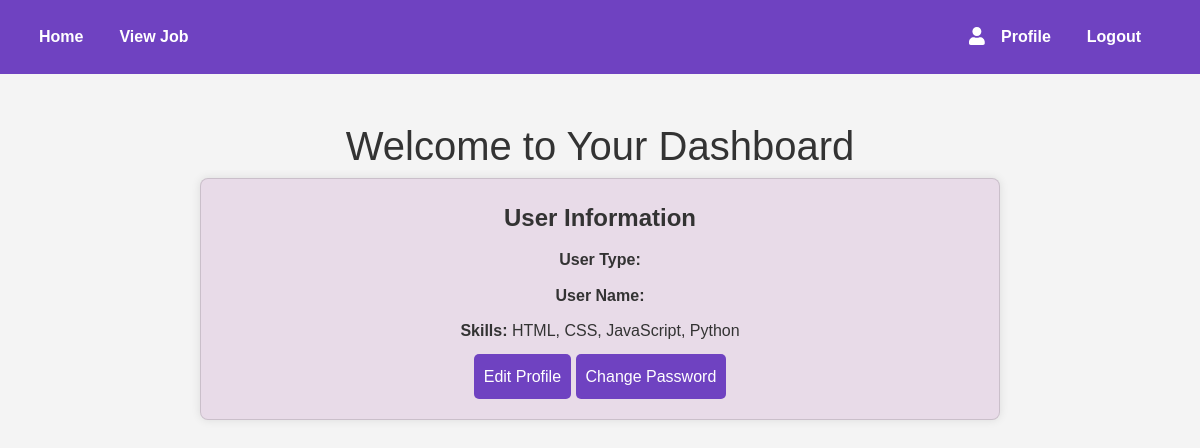
Before: /profilePage (signed in) with the older database file.
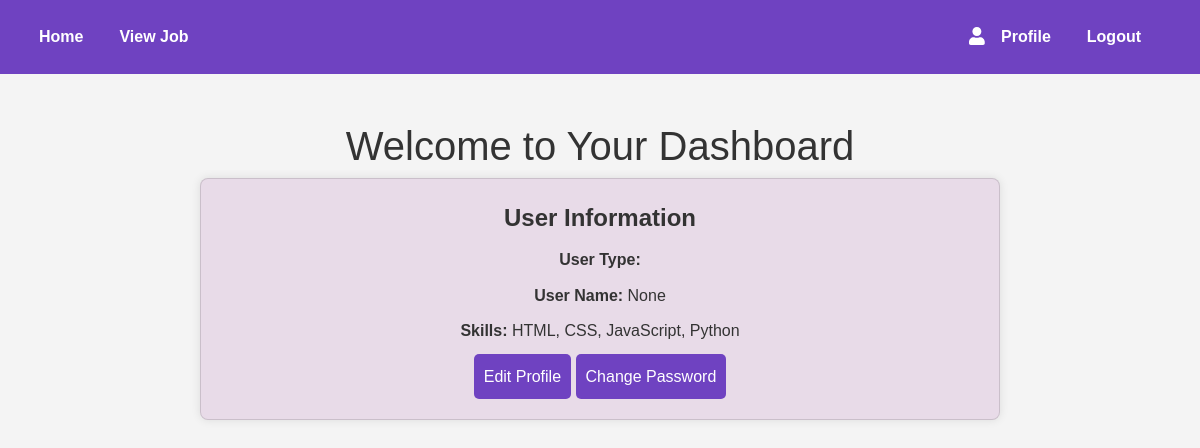
After: the same page with the newer database file.
### myApp/models.py (models this page shows)
class customUser(AbstractUser):
    USER = [
        ('jobseeker','JobSeeker'),('recruiter','Recruiter')
    ]
    Display_name = models.CharField(max_length = 50,null=True)
    email = models.EmailField(unique = True)
    password = models.CharField(max_length = 50)
    confirm_password = models.CharField(max_length = 50,null=True)
    user_type = models.CharField(choices = USER,max_length = 50)

### myApp/views.py (the view)
# urls.py: path("profilePage", views.profilePage, name='profilePage'),
def profilePage(request):
    return render (request,"profile.html")

### templates/profile.html (shortened to what this page needs)
{% extends "dashboard.html" %}
{% block profile %}
  <div class="card-container">
    <div class="card">
      <div class="card-title">User Information</div>
      <div class="attribute"><span>User Type:</span> {{request.user.user_type}}</div>
      <div class="attribute"><span>User Name:</span> {{request.user.Display_name}}</div>
      <div class="attribute"><span>Skills:</span> HTML, CSS, JavaScript, Python</div>
      <a href="{% url "editprofilePage" %}"><button class="edit-button">Edit Profile</button></a>
      <a href="{% url "changepasswordPage" %}"><button class="edit-button">Change Password</button></a>
    </div>
  </div>
{% endblock profile %}

Changed rows visible on the page:
now on this page (row edited): customUser: user.Display_name "None"
